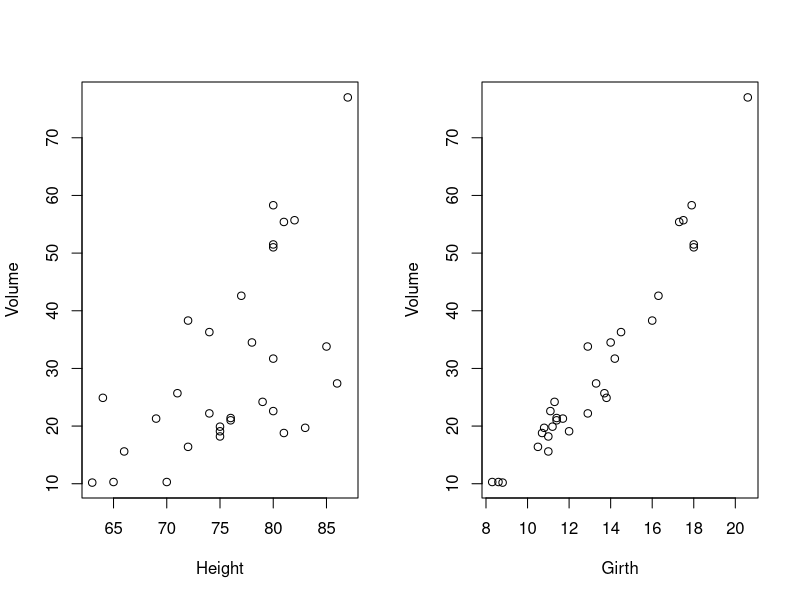
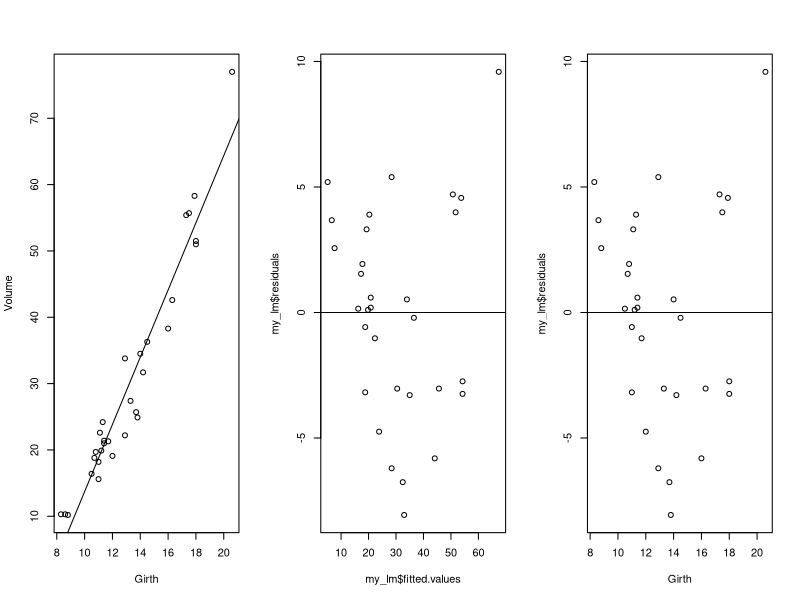
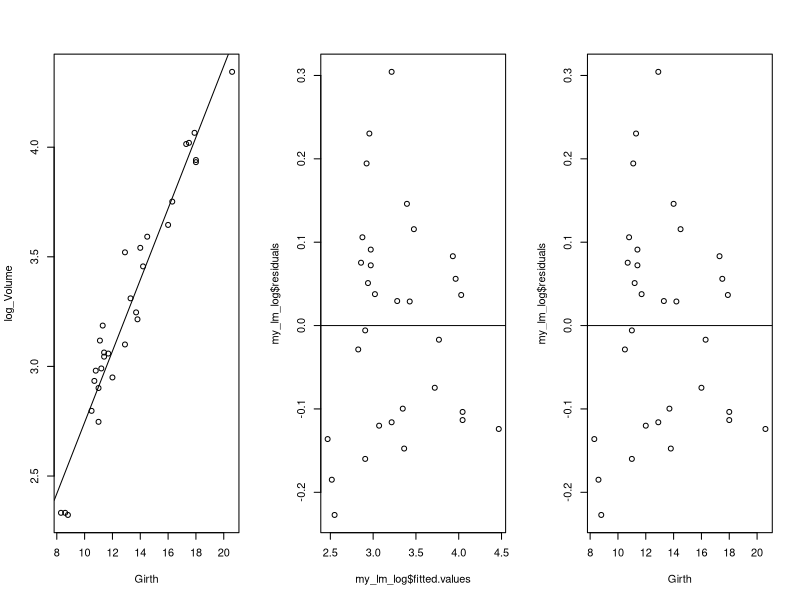
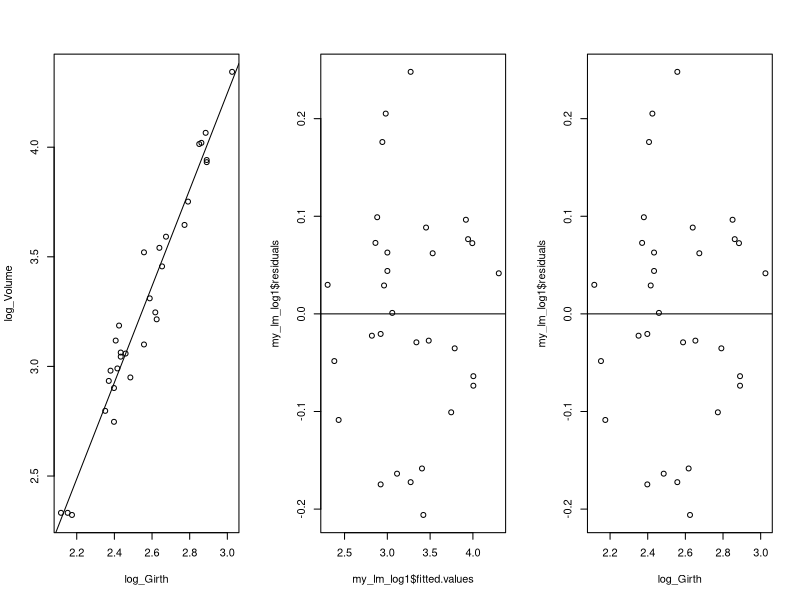

Here is the R script that generated these plots, in order:
#통계학 입문 로지스틱 회귀분석 예시 16.1

#모형구축 변수변환

#높이와 부피의 산점도를 그려서 선형관계 확인
attach(trees)
par(mfrow=c(1,2))
plot(Height,Volume)
plot(Girth,Volume)

#Volume과 Girth의 회귀식을 추정하자. 변수변환 없이 회귀식 추정
my_lm <- lm(Volume ~ Girth)
summary(my_lm)

#Volume자료의 회귀식 적합과 잔차 그림을 그려 곡선 형태가 나타나는 것을 확인
par(mfcol=c(1,3))
plot(Girth,Volume)
abline(my_lm)
plot(my_lm$fitted.values, my_lm$residuals)
abline(h=0)
plot(Girth, my_lm$residuals)
abline(h=0)

#Volume을 log(volume)로 치환하여 회귀식을 구해 적합성 확인
log_Volume = log(Volume)
my_lm_log <- lm(log_Volume~Girth)
summary(my_lm_log)

#log(Volume) 자료의 회귀식 적합과 잔차그림을 그려보자
par(mfcol=c(1,3))
plot(Girth,log_Volume)
abline(my_lm_log)
plot(my_lm_log$fitted.values, my_lm_log$residuals)
abline(h=0)
plot(Girth, my_lm_log$residuals)
abline(h=0)

#Girth를 log(Girth), Volume을 log(Volume)로 치환하여 회귀식을 구해보자
log_Girth = log(Girth)
my_lm_log1 <- lm(log_Volume~log_Girth)
summary(my_lm_log1)

#log(Girth), log(Volume)자료의 회귀식 적합과 잔차그림을 그려보자
par(mfcol=c(1,3))
plot(log_Girth,log_Volume)
abline(my_lm_log1)
plot(my_lm_log1$fitted.values, my_lm_log1$residuals)
abline(h=0)
plot(log_Girth, my_lm_log1$residuals)
abline(h=0)
